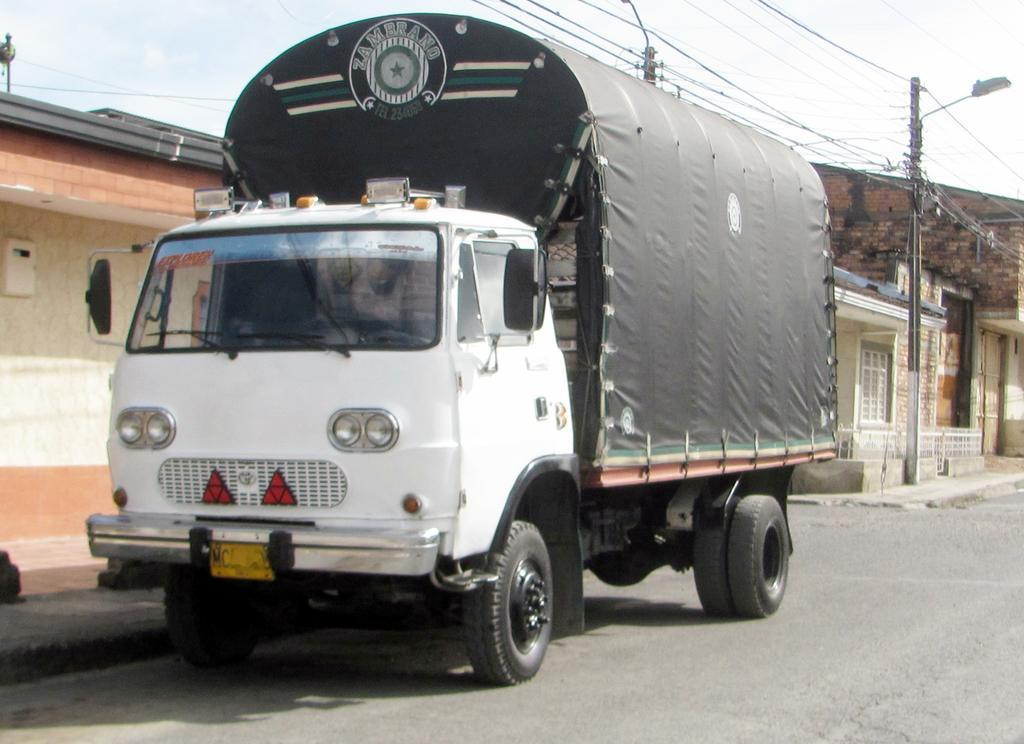
#> input picture data/samples/006a2f13b5b16c64_jpg.rf.1559f3f976bad6120d96f538829a549f.jpg, 1024 x 744 px
$ python -i preprocessing.py   (imports and definitions only)
#> lines starting #> are read from the running program, lines starting #| are printed output that depends on the picture
#> further down, picture is the input picture: shape (744, 1024, 3); mean B, G, R 140.8, 145.3, 148.2
import os
from pathlib import Path

import cv2
import numpy as np
from numpy.lib.stride_tricks import sliding_window_view

TARGET_WIDTH = 600

def resize_to_width(bgr, width=TARGET_WIDTH):
#> called with width = 600
    h, w = bgr.shape[:2]
#> h = 744; w = 1024
    if w == width:
        return bgr
    new_h = int(h * (width / w))
#> new_h = 435
    return cv2.resize(bgr, (width, new_h), interpolation=cv2.INTER_AREA)
# 1. GRAYSCALE
def to_grayscale(bgr):
    b = bgr[:, :, 0].astype(np.float32)
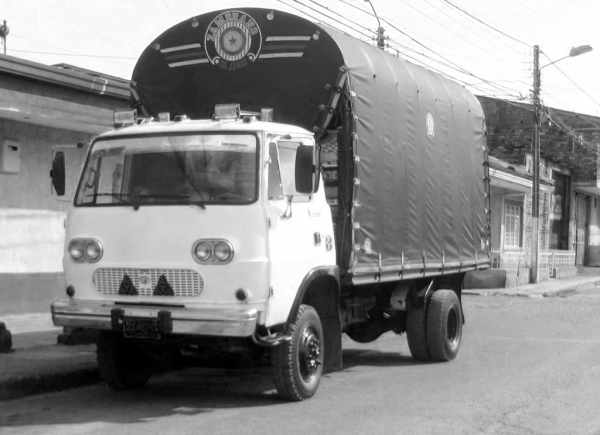
#> b: shape (435, 600) float32; min 0, max 255, mean 140.8
    g = bgr[:, :, 1].astype(np.float32)
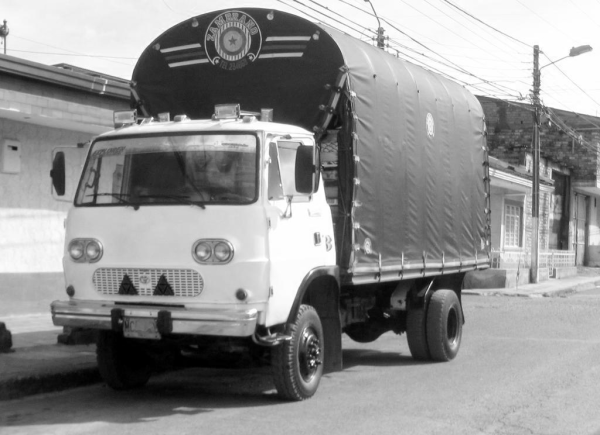
#> g: shape (435, 600) float32; min 0, max 255, mean 145.3
    r = bgr[:, :, 2].astype(np.float32)
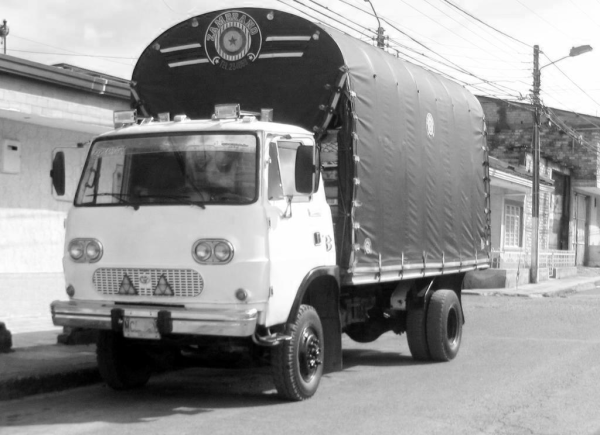
#> r: shape (435, 600) float32; min 0, max 255, mean 148.2

    gray = 0.114 * b + 0.587 * g + 0.299 * r
    return gray  # keep float32


# 2. BILATERAL FILTER
def bilateral_smooth(gray, d=5, sigma_color=15, sigma_space=15):
#> called with d = 5, sigma_color = 15, sigma_space = 15
    return cv2.bilateralFilter(gray.astype(np.float32),
                               d=d,
                               sigmaColor=sigma_color,
                               sigmaSpace=sigma_space)
#> returned value: shape (435, 600) float32

_RECT_KERN = cv2.getStructuringElement(cv2.MORPH_RECT, (13, 5))

KX = np.array([[-1, 0, 1],
               [-2, 0, 2],
               [-1, 0, 1]], dtype=np.float32)


def sobelx(gray):

    padded  = np.pad(gray.astype(np.float32), 1, mode='reflect')
    windows = sliding_window_view(padded, (3, 3))
    return np.einsum('ijkl,kl->ij', windows, KX)


# 4. EDGE DETECTION
def detect_edges(gray, method="canny"):
#> called with method = 'canny'
    g = gray.astype(np.uint8) if gray.dtype != np.uint8 else gray

    # 1) BlackHat
    blackhat = cv2.morphologyEx(g, cv2.MORPH_BLACKHAT, _RECT_KERN)
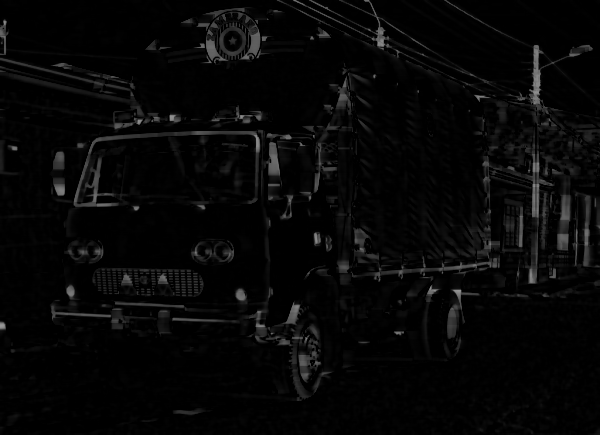
#> blackhat: shape (435, 600); min 0, max 152, mean 6.8

    # 2) Sobel-x — manual implementation (vectorized for speed)
    grad_x = sobelx(blackhat)
#> in sobelx, `return np.einsum('ijkl,kl->ij', windows, KX)`:
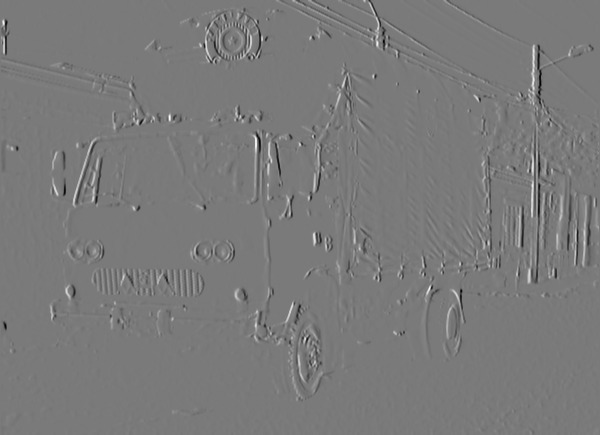
#> returned value: shape (435, 600) float32; min -533, max 578, mean 0; drawn with min black and max white
    grad_x = np.absolute(grad_x)
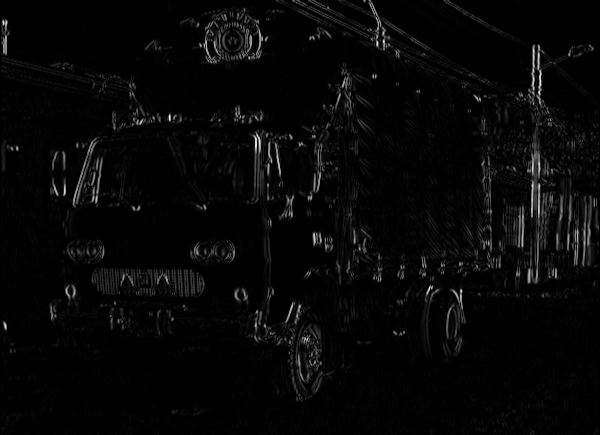
#> grad_x: shape (435, 600) float32; min 0, max 578, mean 16.3; drawn with min black and max white

    # 3) Normalize to [0, 255] uint8
    g_min, g_max = grad_x.min(), grad_x.max()
#> g_min = 0; g_max = 578
    if g_max - g_min < 1e-6:
        return np.zeros_like(g, dtype=np.uint8)
    norm = ((grad_x - g_min) / (g_max - g_min) * 255).astype(np.uint8)
    return norm

# 5. PREPROCESS PIPELINE
def preprocess(bgr):

    bgr_resized = resize_to_width(bgr, TARGET_WIDTH)
    gray        = to_grayscale(bgr_resized)
    smooth      = bilateral_smooth(gray)
    edges       = detect_edges(smooth)
    return bgr_resized, gray, smooth, edges


# [51 lines not run here, left out]

>>> import cv2
>>> picture = cv2.imread('../data/samples/006a2f13b5b16c64_jpg.rf.1559f3f976bad6120d96f538829a549f.jpg')
>>> result = preprocess(picture)

$ run again, on data/samples/0123f836ce94678a_jpg.rf.fe2bd61ffae503812d9adfb7388f3a8b.jpg
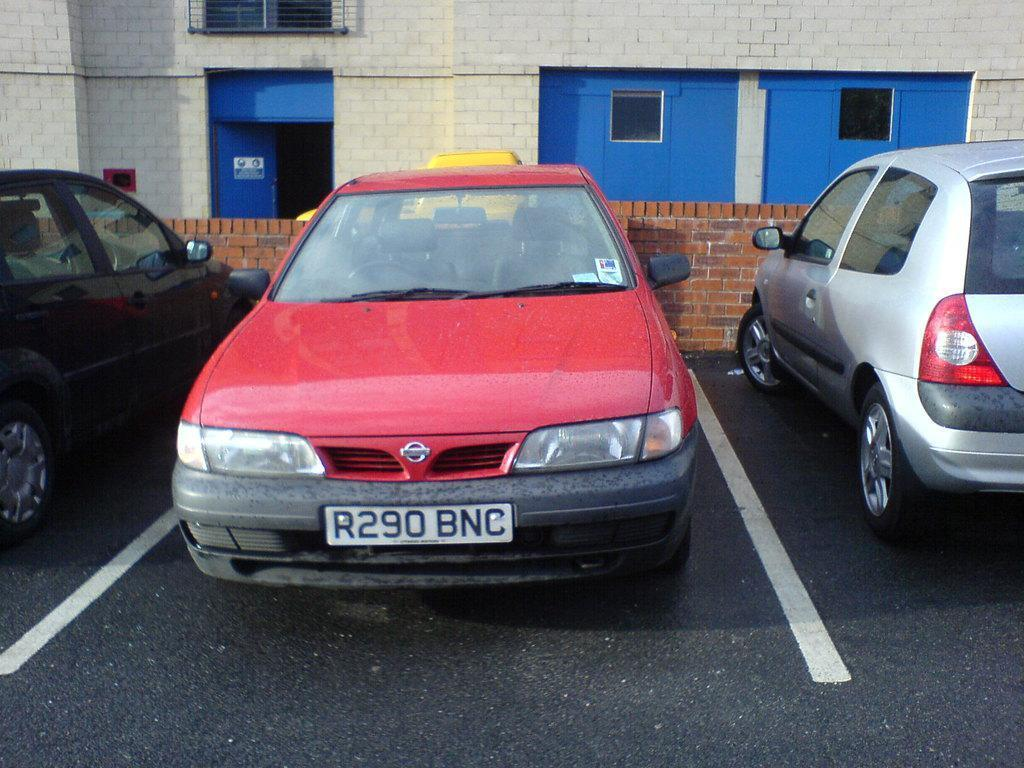
#> input picture data/samples/0123f836ce94678a_jpg.rf.fe2bd61ffae503812d9adfb7388f3a8b.jpg, 1024 x 768 px
#> picture is the input picture: shape (768, 1024, 3); mean B, G, R 108, 96.7, 101.7
#> in sobelx, `return np.einsum('ijkl,kl->ij', windows, KX)`:
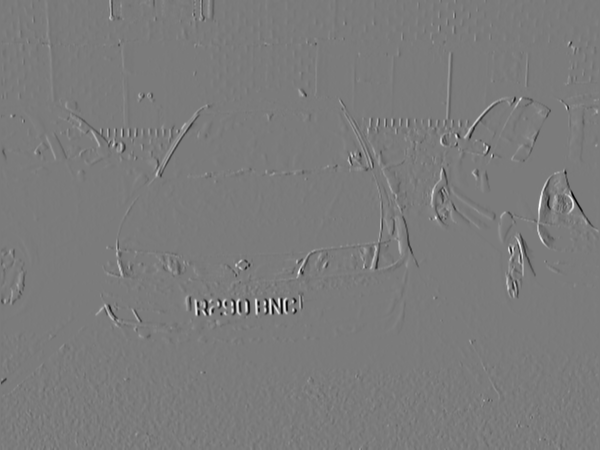
#> returned value: shape (450, 600) float32; min -535, max 569, mean 0; drawn with min black and max white
#> in detect_edges, `grad_x = np.absolute(grad_x)`:
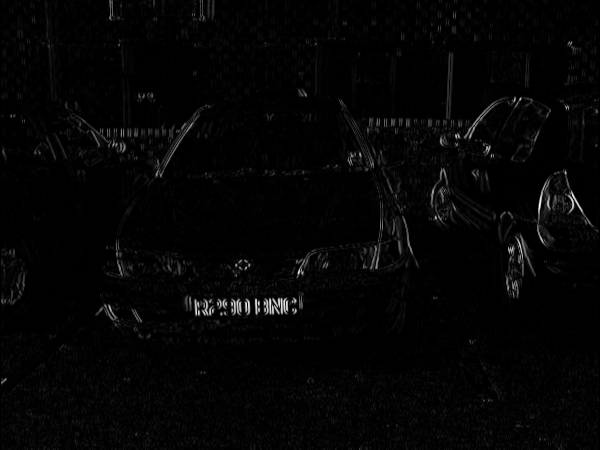
#> grad_x: shape (450, 600) float32; min 0, max 569, mean 11.6; drawn with min black and max white
#> g_min = 0; g_max = 569
